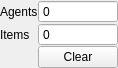
<?xml version="1.0" encoding="UTF-8"?>
<ui version="4.0">
 <class>GMapStatsWidget</class>
 <widget class="QWidget" name="GMapStatsWidget">
  <property name="geometry">
   <rect>
    <x>0</x>
    <y>0</y>
    <width>111</width>
    <height>65</height>
   </rect>
  </property>
  <property name="windowTitle">
   <string>GMapStatsWidget</string>
  </property>
  <layout class="QVBoxLayout" name="verticalLayout">
   <property name="spacing">
    <number>0</number>
   </property>
   <property name="margin">
    <number>0</number>
   </property>
   <item>
    <layout class="QFormLayout" name="pAgentLayout">
     <property name="horizontalSpacing">
      <number>0</number>
     </property>
     <property name="verticalSpacing">
      <number>0</number>
     </property>
     <item row="0" column="0">
      <widget class="QLabel" name="label">
       <property name="text">
        <string>Agents</string>
       </property>
      </widget>
     </item>
     <item row="0" column="1">
      <widget class="QSpinBox" name="pAgentBox">
       <property name="readOnly">
        <bool>true</bool>
       </property>
       <property name="buttonSymbols">
        <enum>QAbstractSpinBox::NoButtons</enum>
       </property>
       <property name="minimum">
        <number>-10000</number>
       </property>
       <property name="maximum">
        <number>999999999</number>
       </property>
      </widget>
     </item>
     <item row="2" column="1">
      <widget class="QPushButton" name="pClearButton">
       <property name="text">
        <string>Clear</string>
       </property>
      </widget>
     </item>
     <item row="1" column="1">
      <widget class="QSpinBox" name="pItemsBox">
       <property name="readOnly">
        <bool>true</bool>
       </property>
       <property name="buttonSymbols">
        <enum>QAbstractSpinBox::NoButtons</enum>
       </property>
       <property name="minimum">
        <number>-10000</number>
       </property>
       <property name="maximum">
        <number>999999999</number>
       </property>
      </widget>
     </item>
     <item row="1" column="0">
      <widget class="QLabel" name="label_2">
       <property name="text">
        <string>Items</string>
       </property>
      </widget>
     </item>
    </layout>
   </item>
  </layout>
 </widget>
 <layoutdefault spacing="6" margin="11"/>
 <resources/>
 <connections/>
</ui>
